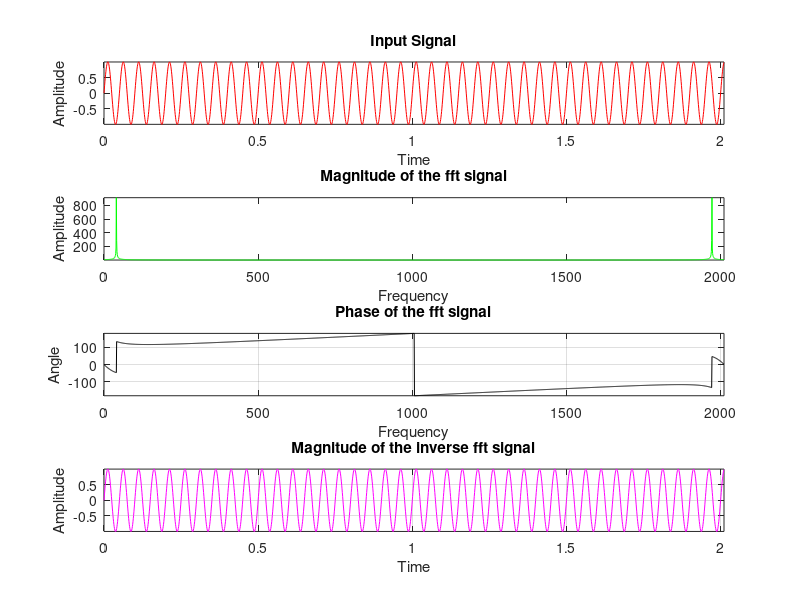

The MATLAB script that drew this image:
clc;
close all;
clear all;
fs=1000;
N=2012;
t=[0:N-1]/fs;
x = sin(2*pi*20*t);
subplot(4,1,1);
plot(t,x,'r');
axis([0 0.05 -1 1]);
axis tight;
xlabel('Time');
ylabel('Amplitude');
title('Input Signal');
x1=fft(x);
k=0:N-1;
Xmag=abs(x1);
subplot(4,1,2);
plot(k,Xmag,'g');
axis tight;
xlabel('Frequency');
ylabel('Amplitude');
title('Magnitude of the fft signal');
Xphase=angle(x1)*(180/pi);
subplot(4,1,3);
plot(k,Xphase,'k');
grid on;
xlabel('Frequency');
ylabel('Angle');
title('Phase of the fft signal');
axis tight;
c=ifft(x1);
subplot(4,1,4);
plot(t,c,'m');
grid on;
xlabel('Time');
ylabel('Amplitude');
title('Magnitude of the inverse fft signal');
axis tight;
